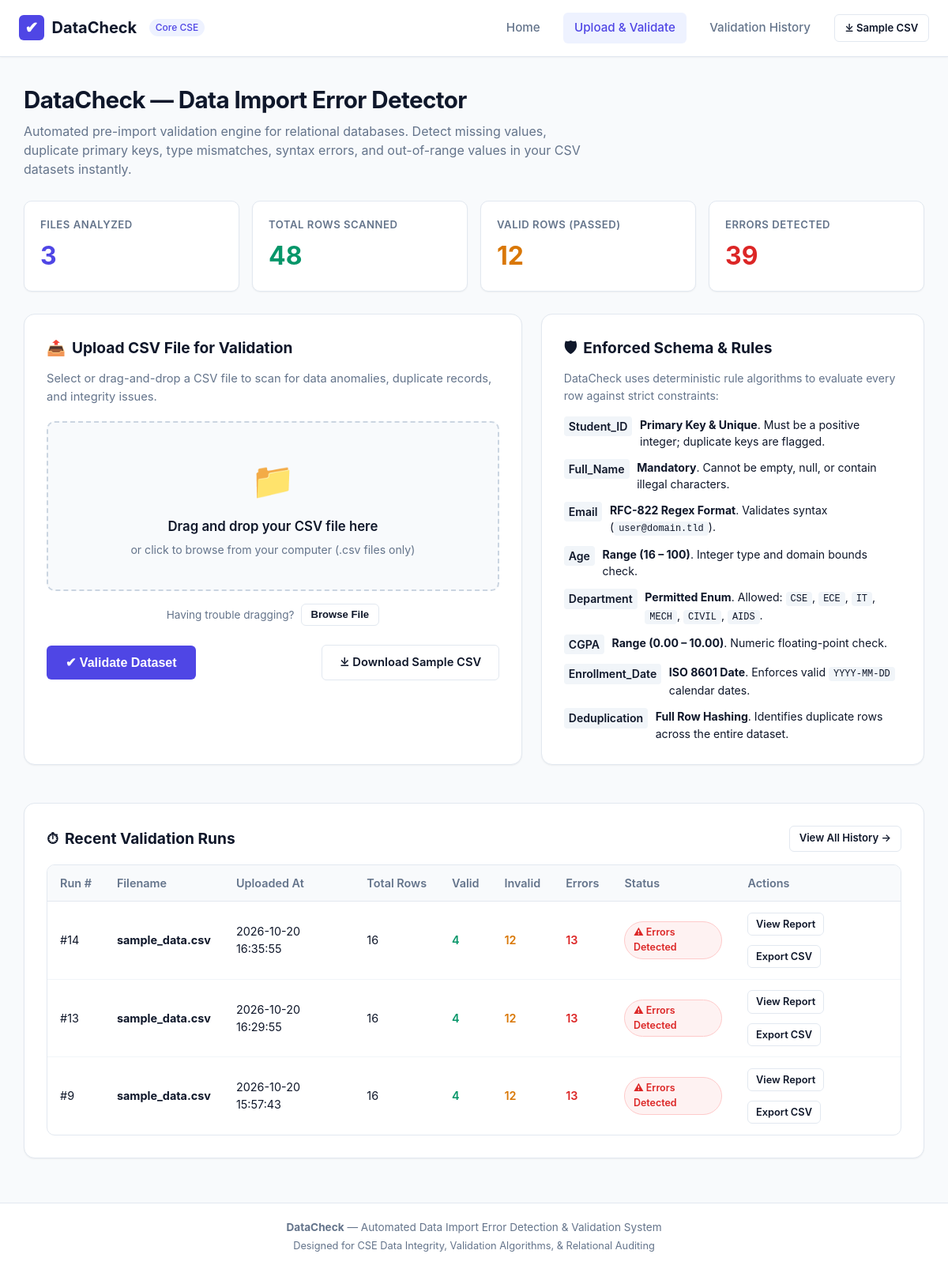
/dashboard, run on the app's committed database.
### tables this page shows
CREATE TABLE validation_runs (
                id INTEGER PRIMARY KEY AUTOINCREMENT,
                filename TEXT NOT NULL,
                uploaded_at TEXT NOT NULL,
                file_size_kb REAL NOT NULL,
                total_rows INTEGER NOT NULL,
                valid_rows INTEGER NOT NULL,
                invalid_rows INTEGER NOT NULL,
                total_errors INTEGER NOT NULL,
                status TEXT NOT NULL
            );

### app.py (the view)
@app.route('/dashboard')
def dashboard():
    init_db()
    conn = get_db()
    try:
        recent_runs = conn.execute("""
            SELECT * FROM validation_runs
            ORDER BY id DESC LIMIT 5
        """).fetchall()
        system_stats = conn.execute("""
            SELECT
                COUNT(id) AS total_runs,
                COALESCE(SUM(total_rows), 0) AS total_rows_scanned,
                COALESCE(SUM(valid_rows), 0) AS total_valid_rows,
                COALESCE(SUM(total_errors), 0) AS total_errors_caught
            FROM validation_runs
        """).fetchone()
    finally:
        conn.close()
    return render_template(
        'index.html',
        active_page='dashboard',
        recent_runs=recent_runs,
        system_stats=system_stats
    )

### app.py (called while the page is built)
def get_db():
    conn = sqlite3.connect(DATABASE_PATH)
    conn.row_factory = sqlite3.Row
    conn.execute("PRAGMA foreign_keys = ON")
    return conn

### templates/index.html (shortened to what this page needs)
{% extends 'base.html' %}
{% block content %}
<div class="page-header">
  <h1 class="page-title">DataCheck &mdash; Data Import Error Detector</h1>
  <p class="page-subtitle">
    Automated pre-import validation engine for relational databases. Detect missing values, duplicate primary keys, type mismatches, syntax errors, and out-of-range values in your CSV datasets instantly.
  </p>
</div>
<div class="stats-grid">
  <div class="stat-card stat-total">
    <span class="stat-label">Files Analyzed</span>
    <span class="stat-value">{{ system_stats.total_runs }}</span>
  </div>
  <div class="stat-card stat-valid">
    <span class="stat-label">Total Rows Scanned</span>
    <span class="stat-value">{{ system_stats.total_rows_scanned }}</span>
  </div>
  <div class="stat-card stat-invalid">
    <span class="stat-label">Valid Rows (Passed)</span>
    <span class="stat-value">{{ system_stats.total_valid_rows }}</span>
  </div>
  <div class="stat-card stat-errors">
    <span class="stat-label">Errors Detected</span>
    <span class="stat-value">{{ system_stats.total_errors_caught }}</span>
  </div>
</div>
<div class="grid-2">
  <div class="card">
    <h2 class="card-title">
      <span>&#x1F4E4;</span>
      <span>Upload CSV File for Validation</span>
    </h2>
    <p style="color: var(--text-muted); font-size: 0.92rem; margin-bottom: 1.25rem;">
      Select or drag-and-drop a CSV file to scan for data anomalies, duplicate records, and integrity issues.
    </p>
    <form id="uploadForm" action="{{ url_for('upload_file') }}" method="POST" enctype="multipart/form-data">
      <div id="dropzone" class="dropzone">
        <div class="dropzone-icon">&#x1F4C1;</div>
        <div class="dropzone-text">Drag and drop your CSV file here</div>
        <div class="dropzone-sub">or click to browse from your computer (.csv files only)</div>
      </div>
      <div class="manual-file-select" style="margin-top: 1rem; text-align: center;">
        <span style="font-size: 0.85rem; color: var(--text-muted);">Having trouble dragging? </span>
        <button type="button" class="btn btn-outline" style="font-size: 0.82rem; padding: 0.35rem 0.75rem;" onclick="document.getElementById('fileInput').click();">
          Browse File
        </button>
      </div>
      <div style="margin-top: 1.5rem; display: flex; gap: 0.75rem; justify-content: space-between; align-items: center; flex-wrap: wrap;">
        <button type="submit" id="submitBtn" class="btn btn-primary" style="font-size: 1rem; padding: 0.75rem 1.5rem;">
          &#x2714; Validate Dataset
        </button>
        <a href="{{ url_for('download_sample') }}" class="btn btn-outline" title="Download testing CSV with valid &amp; invalid rows">
          &#x2913; Download Sample CSV
        </a>
      </div>
    </form>
  </div>
  <div class="card">
    <h2 class="card-title">
      <span>&#x1F6E1;</span>
      <span>Enforced Schema &amp; Rules</span>
    </h2>
    <p style="color: var(--text-muted); font-size: 0.88rem; margin-bottom: 1rem;">
      DataCheck uses deterministic rule algorithms to evaluate every row against strict constraints:
    </p>
    <ul class="rule-list">
      <li class="rule-item">
        <span class="rule-badge">Student_ID</span>
        <span><strong>Primary Key &amp; Unique</strong>. Must be a positive integer; duplicate keys are flagged.</span>
      </li>
      <li class="rule-item">
        <span class="rule-badge">Full_Name</span>
        <span><strong>Mandatory</strong>. Cannot be empty, null, or contain illegal characters.</span>
      </li>
      <li class="rule-item">
        <span class="rule-badge">Email</span>
        <span><strong>RFC-822 Regex Format</strong>. Validates syntax (<code>user@domain.tld</code>).</span>
      </li>
      <li class="rule-item">
        <span class="rule-badge">Age</span>
        <span><strong>Range (16 &ndash; 100)</strong>. Integer type and domain bounds check.</span>
      </li>
      <li class="rule-item">
        <span class="rule-badge">Department</span>
        <span><strong>Permitted Enum</strong>. Allowed: <code>CSE</code>, <code>ECE</code>, <code>IT</code>, <code>MECH</code>, <code>CIVIL</code>, <code>AIDS</code>.</span>
      </li>
      <li class="rule-item">
        <span class="rule-badge">CGPA</span>
        <span><strong>Range (0.00 &ndash; 10.00)</strong>. Numeric floating-point check.</span>
      </li>
      <li class="rule-item">
        <span class="rule-badge">Enrollment_Date</span>
        <span><strong>ISO 8601 Date</strong>. Enforces valid <code>YYYY-MM-DD</code> calendar dates.</span>
      </li>
      <li class="rule-item">
        <span class="rule-badge">Deduplication</span>
        <span><strong>Full Row Hashing</strong>. Identifies duplicate rows across the entire dataset.</span>
      </li>
    </ul>
  </div>
</div>
<div class="card" style="margin-top: 1.5rem;">
  <div style="display: flex; justify-content: space-between; align-items: center; margin-bottom: 1rem; flex-wrap: wrap; gap: 0.5rem;">
    <h2 class="card-title" style="margin-bottom: 0;">
      <span>&#x23F1;</span>
      <span>Recent Validation Runs</span>
    </h2>
    <a href="{{ url_for('history') }}" class="btn btn-outline" style="font-size: 0.82rem; padding: 0.35rem 0.75rem;">
      View All History &rarr;
    </a>
  </div>
  {% if recent_runs %}
    <div class="table-responsive">
      <table>
        <thead>
          <tr>
            <th>Run #</th>
            <th>Filename</th>
            <th>Uploaded At</th>
            <th>Total Rows</th>
            <th>Valid</th>
            <th>Invalid</th>
            <th>Errors</th>
            <th>Status</th>
            <th>Actions</th>
          </tr>
        </thead>
        <tbody>
          {% for run in recent_runs %}
            <tr>
              <td>#{{ run.id }}</td>
              <td><strong>{{ run.filename }}</strong></td>
              <td>{{ run.uploaded_at }}</td>
              <td>{{ run.total_rows }}</td>
              <td><span style="color: var(--success); font-weight: 600;">{{ run.valid_rows }}</span></td>
              <td><span style="color: var(--warning); font-weight: 600;">{{ run.invalid_rows }}</span></td>
              <td>
                {% if run.total_errors == 0 %}
                  <span style="color: var(--success); font-weight: 600;">0</span>
                {% else %}
                  <span style="color: var(--danger); font-weight: 600;">{{ run.total_errors }}</span>
                {% endif %}
              </td>
              <td>
                {% if run.status == 'Clean' or run.total_errors == 0 %}
                  <span class="badge badge-clean">&#x2714; Clean</span>
                {% else %}
                  <span class="badge badge-errors">&#x26A0; Errors Detected</span>
                {% endif %}
              </td>
              <td>
                <div class="btn-group">
                  <a href="{{ url_for('view_run', run_id=run.id) }}" class="btn btn-outline" style="font-size: 0.8rem; padding: 0.25rem 0.6rem;">
                    View Report
                  </a>
                  <a href="{{ url_for('export_report', run_id=run.id) }}" class="btn btn-outline" style="font-size: 0.8rem; padding: 0.25rem 0.6rem;" title="Download CSV Report">
                    Export CSV
                  </a>
                </div>
              </td>
            </tr>
          {% endfor %}
        </tbody>
      </table>
    </div>
  {% else %}
    <div class="empty-state">
      <div class="empty-state-icon">&#x1F4DC;</div>
      <h3>No validation runs yet</h3>
      <p style="margin-top: 0.25rem;">Upload a CSV file or download the sample dataset to test error detection.</p>
    </div>
  {% endif %}
</div>
{% endblock %}

### data on the page
validation_runs: id "14", filename "sample_data.csv", uploaded_at "2026-10-20 16:35:55", total_rows "16", valid_rows "4", invalid_rows "12", total_errors "13", status "⚠ Errors Detected"
validation_runs: id "13", filename "sample_data.csv", uploaded_at "2026-10-20 16:29:55", total_rows "16", valid_rows "4", invalid_rows "12", total_errors "13", status "⚠ Errors Detected"
validation_runs: id "9", filename "sample_data.csv", uploaded_at "2026-10-20 15:57:43", total_rows "16", valid_rows "4", invalid_rows "12", total_errors "13", status "⚠ Errors Detected"

### other printed values
{{ system_stats.total_runs }} "3"
{{ system_stats.total_rows_scanned }} "48"
{{ system_stats.total_valid_rows }} "12"
{{ system_stats.total_errors_caught }} "39"
